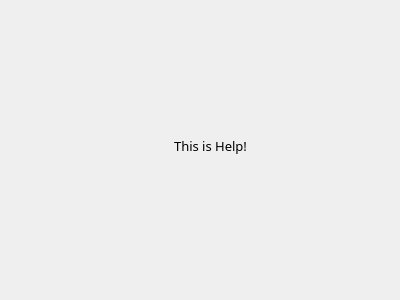
<?xml version="1.0" encoding="UTF-8"?>
<ui version="4.0">
 <class>HelpPage</class>
 <widget class="QWidget" name="HelpPage">
  <property name="geometry">
   <rect>
    <x>0</x>
    <y>0</y>
    <width>400</width>
    <height>300</height>
   </rect>
  </property>
  <property name="windowTitle">
   <string>Form</string>
  </property>
  <widget class="QLabel" name="welcomeText">
   <property name="geometry">
    <rect>
     <x>30</x>
     <y>110</y>
     <width>361</width>
     <height>71</height>
    </rect>
   </property>
   <property name="font">
    <font>
     <family>微软雅黑</family>
     <pointsize>10</pointsize>
    </font>
   </property>
   <property name="text">
    <string>This is Help!</string>
   </property>
   <property name="alignment">
    <set>Qt::AlignCenter</set>
   </property>
   <property name="wordWrap">
    <bool>true</bool>
   </property>
  </widget>
 </widget>
 <resources/>
 <connections/>
</ui>
